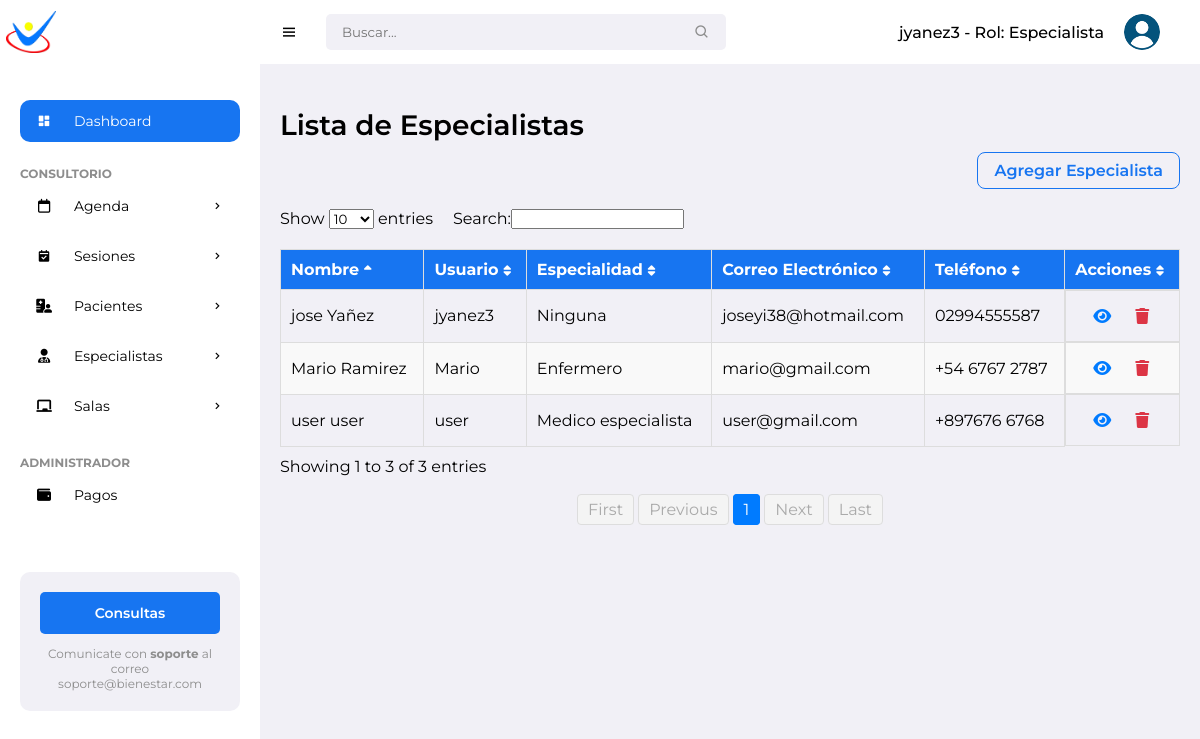
Screenshot of /specialists/ (signed in) with the database file from the repository.
### pacientes/models.py (models this page shows, shortened)
class Specialist(models.Model):
    ROLES = [
        ('especialista', 'Especialista'),
        ('administrador', 'Administrador'),
    ]
    user = models.OneToOneField(
    User,
    on_delete=models.CASCADE,
    related_name='specialist_profile',
    null=True  # Temporalmente permite nulos para manejar datos existentes
    )
    specialty = models.CharField(max_length=100)
    phone = models.CharField(max_length=20)
    dni = models.CharField(max_length=20, unique=True)
    profile_image = models.ImageField(upload_to='specialist_images/', null=True, blank=True)
    role = models.CharField(max_length=20, choices=ROLES, default='especialista')

### pacientes/views.py (the view)
# urls.py: path('specialists/', views.specialist_list, name='specialist_list'),
@login_required
def specialist_list(request):
    specialists = Specialist.objects.all()
    return render(request, 'pacientes/specialist/specialist_list.html', {'specialists': specialists})

### pacientes/templates/pacientes/specialist/specialist_list.html (shortened to what this page needs)
{% extends "pacientes/base/base.html" %}
{% block content %}
<h1 class="title">Lista de Especialistas</h1>
<div class="list-header">
    <a href="{% url 'new_specialist' %}" class="btn-add">Agregar Especialista</a>
</div>
<div class="specialist-list-container">
    <table id="specialistTable" class="display table">
        <thead>
            <tr>
                <th>Nombre</th>
                <th>Usuario</th>
                <th>Especialidad</th>
                <th>Correo Electrónico</th>
                <th>Teléfono</th>
                <th>Acciones</th>
            </tr>
        </thead>
        <tbody>
            {% for specialist in specialists %}
            <tr>
                <td>{{ specialist.user.first_name }} {{ specialist.user.last_name }}</td>
                <td>{{ specialist.user.username }}</td>
                <td>{{ specialist.specialty }}</td>
                <td>{{ specialist.user.email }}</td>
                <td>{{ specialist.phone }}</td>
                <td class="actions-tab">
                    <a href="{% url 'view_specialist' specialist.id %}" class="btn btn-icon view">
                        <i class="fas fa-eye"></i>
                    </a>
                    <a href="{% url 'delete_specialist' specialist.id %}" class="btn-icon delete btn-danger btn-sm admin-only">
                        <i class="fas fa-trash"></i>
                    </a>
                </td>
            </tr>
            {% endfor %}
        </tbody>
    </table>
</div>
{% endblock %}

### pacientes/templates/pacientes/base/base.html (shortened to what this page needs)
{% load static %}
<!DOCTYPE html>
<html lang="en">
<head>
	<link href='https://unpkg.com/boxicons@2.0.9/css/boxicons.min.css' rel='stylesheet'>
	<link rel="stylesheet" href="https://cdnjs.cloudflare.com/ajax/libs/font-awesome/6.5.2/css/all.min.css">
	<link rel="stylesheet" href="{% static 'pacientes/css/styles.css' %}">
</head>
<body>
		<section id="sidebar">
			<a href="#" class="brand"><img src="{% static 'pacientes/images/min_logo.png' %}" alt="" style="width: 50px;"></a>
			<ul class="side-menu">
				<li><a href="#" class="active"><i class='bx bxs-dashboard icon' ></i> Dashboard</a></li>
				<li class="divider" data-text="Consultorio"></li>
				<li>
					<a href="{% url 'calendar' %}"><i class="fa-regular fa-calendar icon"></i>Agenda <i class='bx bx-chevron-right icon-right' ></i></a>
				</li>
				<li>
					<a href="{% url 'reservation_list' %}">
						<i class='bx bxs-calendar-check icon'></i> Sesiones
						<i class='bx bx-chevron-right icon-right'></i>
					</a>
				</li>
				<li>
					<a href="#"><i class="fa-solid fa-hospital-user icon"></i> Pacientes <i class='bx bx-chevron-right icon-right' ></i></a>
				</li>
				<li>
					<a href="#">
						<i class="fa-solid fa-user-doctor icon"></i> Especialistas
						<i class='bx bx-chevron-right icon-right'></i>
					</a>
				</li>
				<li>
			<a href="#">
				<i class="fas fa-chalkboard icon"></i> Salas
			<i class='bx bx-chevron-right icon-right'></i>
			</a>
	       </li>
			<li class="divider" data-text="Administrador"></li>
			<li><a href="{% url 'payment_list' %}"><i class="fa-solid fa-wallet icon"></i> Pagos</a></li>
		</ul>
			<div class="ads">
				<div class="wrapper">
					<a href="mailto:soporteit@ingenieriaterra.com.ar" class="btn-upgrade">Consultas</a>
					<p>Comunicate con <span>soporte</span> al correo soporte@bienestar.com</p>
				</div>
			</div>
		</section>
	<section id="content">
		<nav>
			<i class='bx bx-menu toggle-sidebar' ></i>
			<form action="#">
				<div class="form-group">
					<input type="text" placeholder="Buscar...">
					<i class='bx bx-search icon' ></i>
				</div>
			</form>
			<div class="profile">
				<span class="username">
					{{ user.username }}
					{% if user.specialist_profile %}
						- Rol: {{ user.specialist_profile.role|title }}
					{% else %}
						- Rol: Usuario sin perfil asignado
					{% endif %}
				</span>
				<img src="{% static 'pacientes/images/usuario.png' %}" alt="">
			</div>
		</nav>
		<main>
			  <div class="main-content">
                {% block content %}{% endblock %}
            </div>
		</main>
</body>
</html>

### rows the page displays
Specialist: user.first_name "jose", user.last_name "Yañez", user.username "jyanez3", specialty "Ninguna", user.email "joseyi38@hotmail.com", phone "02994555587"
Specialist: user.first_name "user", user.last_name "user", user.username "user", specialty "Medico especialista", user.email "user@gmail.com", phone "+897676 6768"
Specialist: user.first_name "Mario", user.last_name "Ramirez", user.username "Mario", specialty "Enfermero", user.email "mario@gmail.com", phone "+54 6767 2787"

### other values shown
{{ user.username }} "jyanez3"
{{ user.specialist_profile.role|title }} "Especialista"
